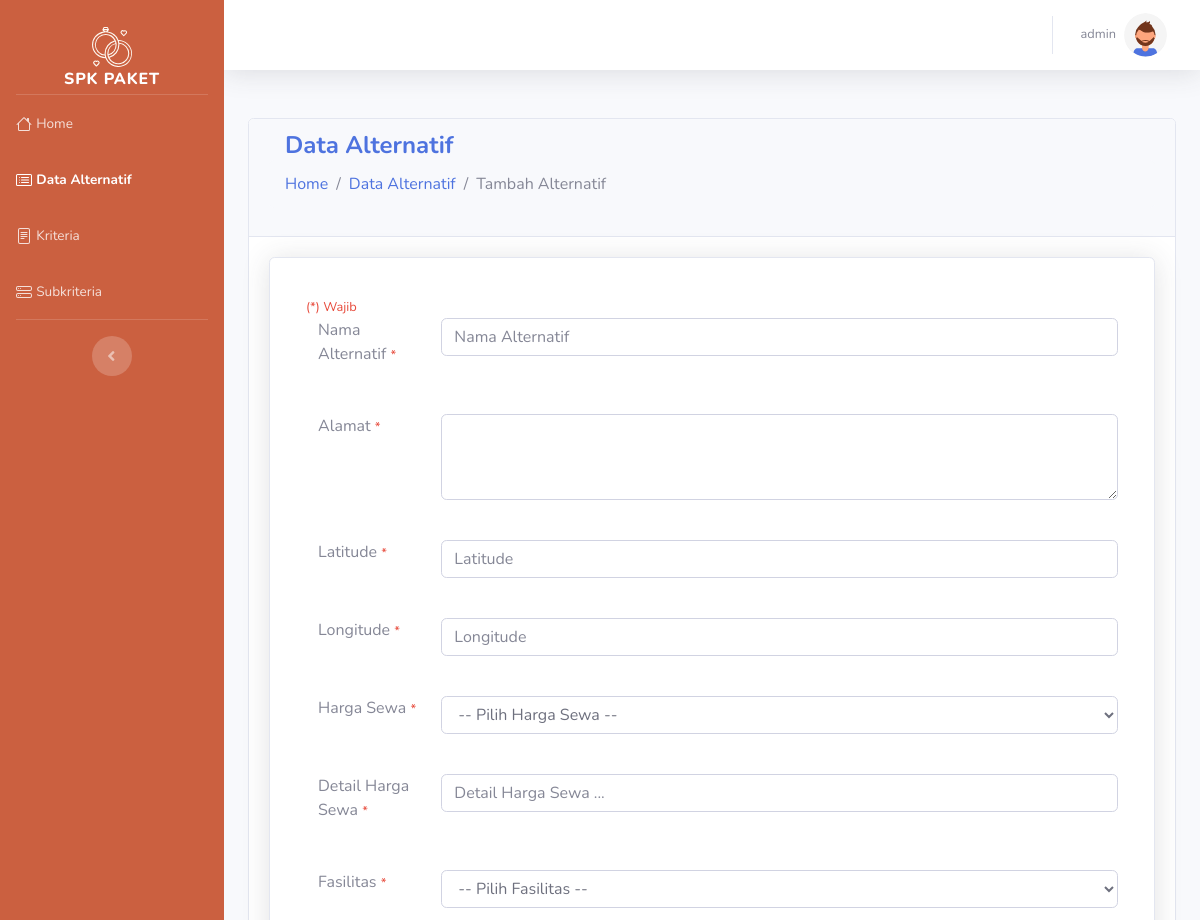
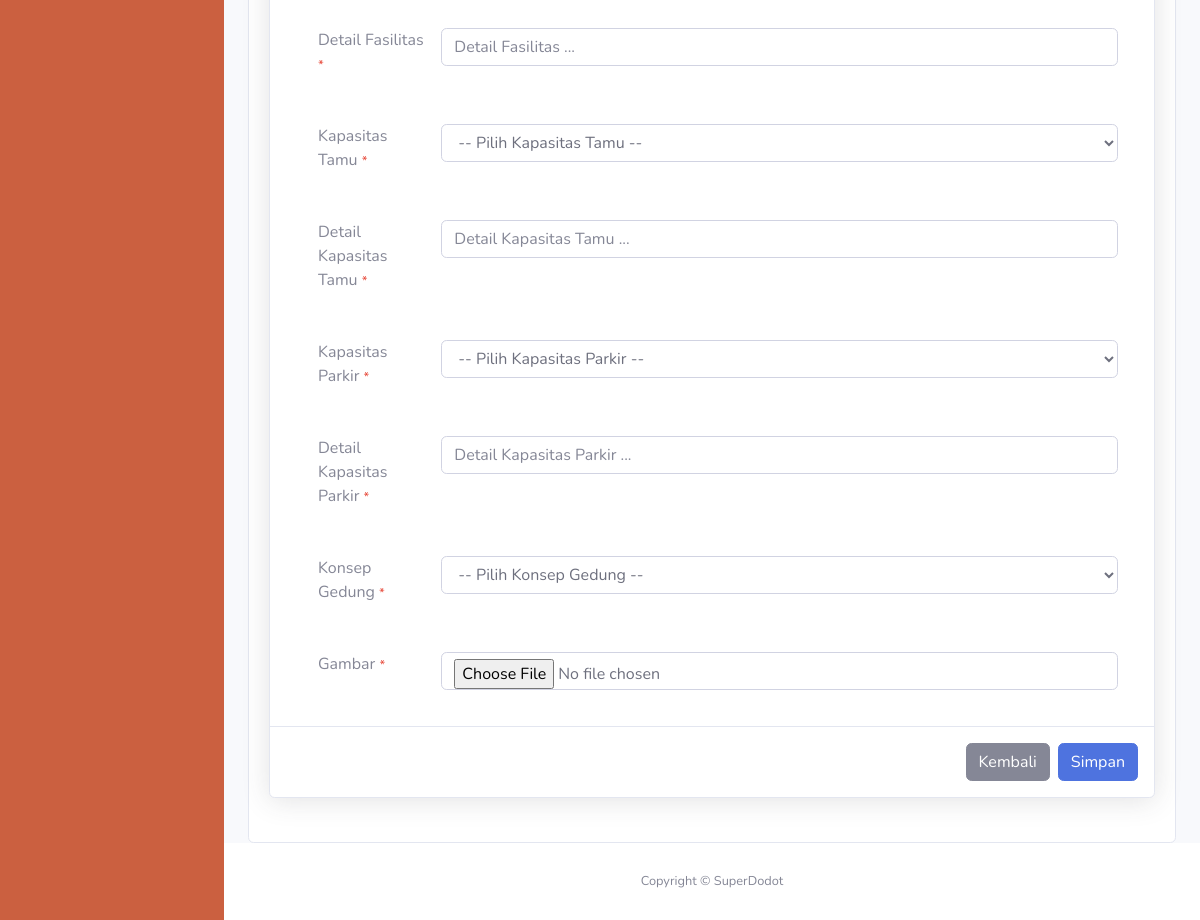
The app's page /admin/add_alternatif.php (signed in) with its own data (2 pictures, top to bottom).
### tables this page shows
CREATE TABLE `kriteria` (
  `id_kriteria` char(3) NOT NULL,
  `nama_kriteria` varchar(255) NOT NULL,
  `jenis_kriteria` enum('Cost','Benefit') NOT NULL
);

### config.php (called while the page is built, shortened)
<?php
function connectDatabase()
{
    $conn = new mysqli(DB_HOST, DB_USERNAME, DB_PASSWORD, DB_NAME);
    return $conn;
}
?>

### admin/functions/data_alternatif.php (called while the page is built, shortened)
<?php
    require_once '../config.php';
    class Alternatif{
        private $db;
        public function __construct()
        {
            $this->db = connectDatabase();
        }
        public function getKriteria()
        {
           return $this->db->query(
                "SELECT * FROM kriteria"
           );
        }
    }
    $Alternatif = new Alternatif();
?>

### admin/add_alternatif.php (the view, shortened to what this page needs)
<?php
require_once './header.php';
require_once './functions/data_alternatif.php';
$dataKriteria = $Alternatif->getKriteria();
?>
<div class="row">
    <div class="col-lg-12">
        <div class="card">
            <div class="card-header">
                <h4 class="m-0 font-weight-bold text-primary ml-3">Data Alternatif</h4>
                <nav aria-label="breadcrumb">
                    <ol class="breadcrumb bg-light pl-n5">
                        <li class="breadcrumb-item"><a href="./index.php">Home</a></li>
                        <li class="breadcrumb-item" aria-current="page"><a href="./data_alternatif.php">Data
                                Alternatif</a>
                        </li>
                        <li class="breadcrumb-item active" aria-current="page">Tambah Alternatif</li>
                    </ol>
                </nav>
            </div>
            <div class="card-body">
                <div class="card shadow mb-4">
                    <form method="post" action="" enctype="multipart/form-data">
                        <div class="modal-body">
                            <div class="card-body">
                                <small class="text-danger">(*) Wajib</small>
                                <div class="d-lg-flex">
                                    <label for="exampleFormControlInput1" class="form-label col-lg-2">Nama Alternatif
                                        <small class="text-danger">*</small></label>
                                    <input type="text" class="form-control" required name="nama_alternatif"
                                        id="exampleFormControlInput1" placeholder="Nama Alternatif" />
                                </div>
                            </div>
                            <div class="card-body">
                                <div class="d-lg-flex">
                                    <label for="alamat" class="form-label col-lg-2">Alamat <small
                                            class="text-danger">*</small></label>
                                    <textarea name="alamat" id="alamat" class="form-control"
                                        id="exampleFormControlTextarea1" rows="3"></textarea>
                                </div>
                            </div>
                            <div class="card-body">
                                <div class="d-lg-flex">
                                    <label for="latitude" class="form-label col-lg-2">Latitude <small
                                            class="text-danger">*</small></label>
                                    <input type="text" class="form-control" name="latitude" id="latitude" required
                                        placeholder="Latitude" />
                                </div>
                            </div>
                            <div class="card-body">
                                <div class="d-lg-flex">
                                    <label for="longitude" class="form-label col-lg-2">Longitude <small
                                            class="text-danger">*</small></label>
                                    <input type="text" class="form-control" name="longitude" id="longitude" required
                                        placeholder="Longitude" />
                                </div>
                            </div>
                            <?php foreach ($dataKriteria as $key => $value) :?>
                            <div class="card-body">
                                <div class="d-lg-flex">
                                    <label for="<?=$value['id_kriteria'];?>"
                                        class="form-label col-lg-2"><?=$value['nama_kriteria'];?>
                                        <small class="text-danger">*</small></label>
                                    <select class="form-control" name="<?=$value['id_kriteria'];?>"
                                        id="<?=$value['id_kriteria'];?>" required>
                                        <option value="">-- Pilih <?=$value['nama_kriteria'];?> --</option>
                                    </select>
                                </div>
                            </div>
                            <div class="card-body">
                                <div class="d-lg-flex">
                                    <label for="detail-<?=$value['id_kriteria'];?>" class="form-label col-lg-2">Detail
                                        <?=$value['nama_kriteria'];?>
                                        <small class="text-danger">*</small></label>
                                    <input type="text" class="form-control" name="detail_<?=$value['id_kriteria'];?>"
                                        id="detail-<?=$value['nama_kriteria'];?>" required
                                        placeholder="Detail <?=$value['nama_kriteria'];?> ..." />
                                </div>
                            </div>
                            <?php endforeach;?>
                            <div class="card-body">
                                <div class="d-lg-flex">
                                    <label for="konsep_gedung" class="form-label col-lg-2">Konsep Gedung <small
                                            class="text-danger">*</small></label>
                                    <select class="form-control" name="konsep_gedung" required
                                        aria-label="Default select example">
                                        <option value="">-- Pilih Konsep Gedung --</option>
                                    </select>
                                </div>
                            </div>
                            <div class="card-body">
                                <div class="d-lg-flex">
                                    <label for="gambar" class="form-label col-lg-2">Gambar <small
                                            class="text-danger">*</small></label>
                                    <input type="file" accept=".jpg, .jpeg, .png" class="form-control" name="gambar"
                                        id="gambar" required placeholder="Gambar" />
                                </div>
                            </div>
                        </div>
                        <div class="modal-footer">
                            <a href="./data_alternatif.php" class="btn btn-secondary">Kembali</a>
                            <button type="submit" name="tambah" class="btn btn-primary">Simpan</button>
                        </div>
                    </form>
                </div>
            </div>
        </div>
    </div>
</div>
<?php require_once './footer.php';?>

### records on screen
kriteria: nama_kriteria "Harga Sewa", nama_kriteria "Detail Harga Sewa ..."
kriteria: nama_kriteria "Fasilitas", nama_kriteria "Detail Fasilitas ..."
kriteria: nama_kriteria "Kapasitas Tamu", nama_kriteria "Detail Kapasitas Tamu ..."
kriteria: nama_kriteria "Kapasitas Parkir", nama_kriteria "Detail Kapasitas Parkir ..."

### other values on screen
$_SESSION['username'] "admin"
